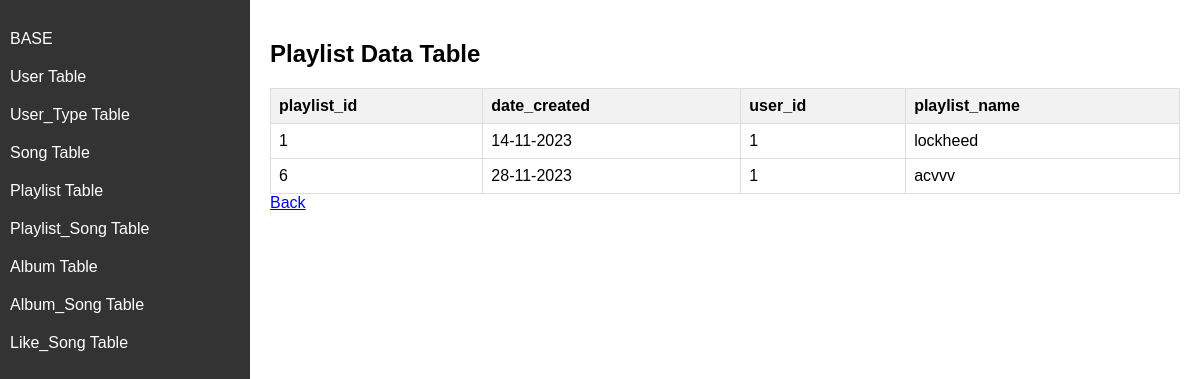
The page /admin/playlist on the database its author committed.
### music.py (models this page shows)
class Playlist(db.Model):
	__tablename__ = "playlist"
	playlist_id = db.Column(db.Integer,primary_key=True)
	date_created = db.Column(db.String,nullable = False)
	user_id = db.Column(db.Integer, db.ForeignKey("user.user_id") , nullable = False)
	playlist_name = db.Column(db.String,nullable=False)

### music.py (the view)
@app.route("/admin/playlist")
def admin_playlist():
	playlist = Playlist.query.all()
	return render_template("admin_playlist.html",playlist=playlist)

### templates/admin_playlist.html (shortened to what this page needs)
<!DOCTYPE html>
<html lang="en">
<head>
</head>
<body>
    <div id="sidebar">
        <a href="/admin" > BASE </a>
        <a href="/admin/user" > User Table </a>
        <a href="/admin/user_type" > User_Type Table </a>
        <a href="/admin/song" > Song Table </a>
        <a href="/admin/playlist"> Playlist Table </a>
        <a href="/admin/playlist_song"> Playlist_Song Table </a>
        <a href="/admin/album"> Album Table </a>
        <a href="/admin/album_song"> Album_Song Table </a>
        <a href="/admin/like_song"> Like_Song Table </a>
    </div>
    <div id="content">
        <h2>Playlist Data Table</h2>
        <table>
            <thead>
                <tr>
                    <th>playlist_id</th>
                    <th>date_created</th>
                    <th>user_id</th>
                    <th>playlist_name</th>
                </tr>
            </thead>
            <tbody>
                {% for k in playlist %}
                <tr>
                    <td>{{ k.playlist_id }}</td>
                    <td>{{ k.date_created }}</td>
                    <td>{{ k.user_id }}</td>
                    <td>{{ k.playlist_name }}</td>
                </tr>
                {% endfor %}
            </tbody>
        </table>
        <a href="/admin"> Back </a>
    </div>
</body>
</html>

### templates/admin_playlist.html (style rules this page uses)
body { font-family: Arial, sans-serif; margin: 0; padding: 0; display: flex; }
#sidebar { width: 250px; height: 100vh; background-color: #333; color: #fff; padding-top: 20px; }
#sidebar a { text-decoration: none; color: #fff; padding: 10px; display: block; transition: background-color 0.3s; }
#content { flex: 1; padding: 20px; }
table { border-collapse: collapse; width: 100%; }
th, td { border: 1px solid #dddddd; text-align: left; padding: 8px; }
th { background-color: #f2f2f2; }

### rows shown on the page
Playlist: playlist_id "1", date_created "14-11-2023", user_id "1", playlist_name "lockheed"
Playlist: playlist_id "6", date_created "28-11-2023", user_id "1", playlist_name "acvvv"
